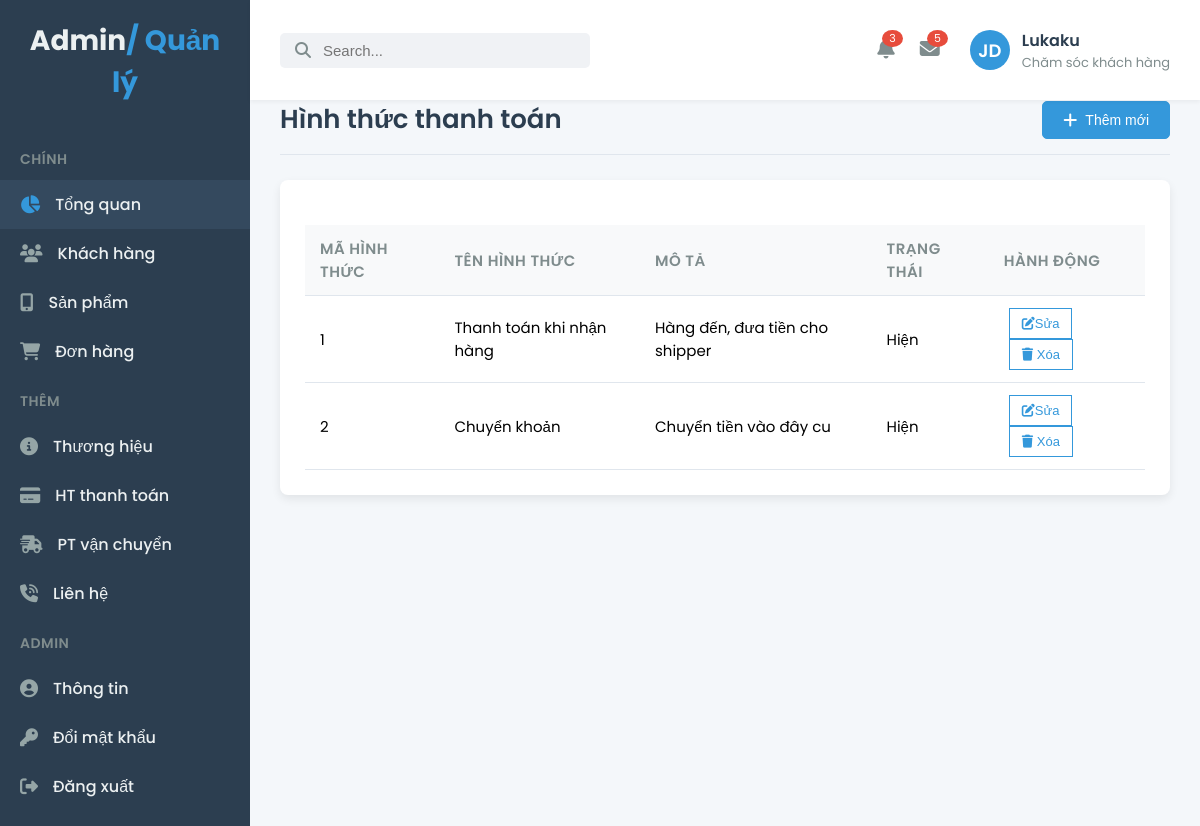
The page /admin/payment.php (signed in) on the database its author committed.
### tables this page shows
CREATE TABLE `thanh_toan` (
  `id_thanhtoan` int(11) NOT NULL,
  `ten_hinh_thuc` varchar(50) NOT NULL,
  `mo_ta` text DEFAULT NULL,
  `thong_tin_them` text DEFAULT NULL,
  `trang_thai` tinyint(4) NOT NULL DEFAULT 0 COMMENT '0: hiện, 1: ẩn'
);

### admin/payment.php (the view, shortened to what this page needs)
<?php
      include_once "sidebar.php";
      require_once "connect.php";
      $sql = "SELECT * FROM thanh_toan";
      $query = mysqli_query($conn, $sql);
  ?>
  <div class="main-content">
      <div class="page-title">
        <div class="title">Hình thức thanh toán</div>
        <div class="action-buttons">
          <button class="btn btn-primary">
            <a href="payment-add.php"><i class="fas fa-plus"></i>
            Thêm mới </a>
          </button>
        </div>
      </div>
      <div class="table-card">
        <table class="data-table">
          <thead>
            <tr>
              <th>Mã hình thức</th>
              <th>Tên hình thức</th>
              <th>Mô tả</th>
              <th>Trạng thái</th>
              <th>Hành động</th>
            </tr>
          </thead>
          <tbody>
              <?php foreach($query as $payment_method): ?>
                <tr>
                  <td><?php echo $payment_method["id_thanhtoan"] ?></td>
                  <td><?php echo $payment_method["ten_hinh_thuc"] ?></td>
                  <td><?php echo $payment_method["mo_ta"] ?></td>
                  <td><?php echo $payment_method["trang_thai"] == 0 ? "Hiện" : "Ẩn" ?></td>
                  <td>
                      <a href=""><button class="btn btn-outline btn-sm">
                          <i class="fa-solid fa-pen-to-square"></i>Sửa
                      </button></a>
                      <a href="" onclick="return confirm('Bạn có chắc chắn xóa dữ liệu này không?')"><button class="btn btn-outline btn-sm">
                          <i class="fa-solid fa-trash"></i> Xóa
                      </button></a>
                  </td>
                </tr>
              <?php endforeach; ?>
          </tbody>
        </table>
      </div>
  </div>
  <?php include_once "footer.php" ?>

### css/style.css (style rules this page uses)
body { font-family: 'Poppins', sans-serif; margin: 0; background-color: #f4f7fa; display: flex; min-height: 100vh; }
.main-content { flex-grow: 1; padding: 30px; background-color: #f4f7fa; overflow-y: auto; }
.page-title { display: flex; justify-content: space-between; align-items: center; margin-bottom: 25px; padding-bottom: 15px; border-bottom: 1px solid #e0e6ed; }
.page-title .title { font-size: 26px; font-weight: 600; color: #2c3e50; }
.action-buttons .btn { padding: 10px 20px; border-radius: 5px; font-size: 14px; font-weight: 500; cursor: pointer; transition: all 0.3s ease; text-decoration: none; display: inline-flex; align-items: center; justify-content: center; color: #ffffff; }
.action-buttons .btn a { color: #ffffff; text-decoration: none; display: flex; align-items: center; }
.action-buttons .btn i { margin-right: 8px; font-size: 16px; }
.btn-primary { background-color: #3498db; border: 1px solid #3498db; color: #ffffff; }
.btn-outline { background-color: transparent; border: 1px solid #7f8c8d; color: #7f8c8d; margin-left: 10px; }
.table-card { background-color: #ffffff; border-radius: 8px; box-shadow: 0 4px 10px rgba(0, 0, 0, 0.08); padding: 25px; margin-bottom: 30px; }
.data-table { width: 100%; border-collapse: collapse; font-size: 15px; text-align: left; }
.data-table th, .data-table td { padding: 12px 15px; border-bottom: 1px solid #e0e6ed; }
.data-table th { background-color: #f8f9fa; color: #7f8c8d; font-weight: 600; text-transform: uppercase; letter-spacing: 0.5px; }
.btn-sm { padding: 7px 12px; font-size: 13px; margin-left: 5px; }
.btn-outline.btn-sm { color: #3498db; border-color: #3498db; background-color: transparent; }
.main-content { flex-grow: 1; padding: 30px; background-color: #f4f7fa; overflow-y: auto; margin-top: 70px; }

### rows shown on the page
thanh_toan: id_thanhtoan "1", ten_hinh_thuc "Thanh toán khi nhận hàng", mo_ta "Hàng đến, đưa tiền cho shipper", trang_thai "Hiện"
thanh_toan: id_thanhtoan "2", ten_hinh_thuc "Chuyển khoản", mo_ta "Chuyển tiền vào đây cu", trang_thai "Hiện"

### other values the page prints
$name "Lukaku"
